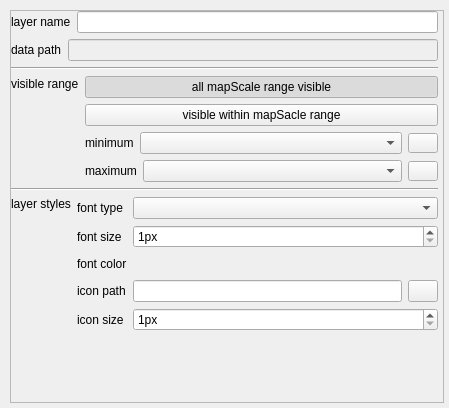
<?xml version="1.0" encoding="UTF-8"?>
<ui version="4.0">
 <class>CMapDotLayerPropertyWgt</class>
 <widget class="QWidget" name="CMapDotLayerPropertyWgt">
  <property name="geometry">
   <rect>
    <x>0</x>
    <y>0</y>
    <width>449</width>
    <height>408</height>
   </rect>
  </property>
  <property name="windowTitle">
   <string>CMapDotLayerPropertyWgt</string>
  </property>
  <property name="styleSheet">
   <string notr="true"/>
  </property>
  <layout class="QVBoxLayout" name="verticalLayout_6">
   <property name="spacing">
    <number>0</number>
   </property>
   <property name="leftMargin">
    <number>10</number>
   </property>
   <property name="topMargin">
    <number>10</number>
   </property>
   <property name="rightMargin">
    <number>5</number>
   </property>
   <property name="bottomMargin">
    <number>5</number>
   </property>
   <item>
    <widget class="QScrollArea" name="scrollArea">
     <property name="widgetResizable">
      <bool>true</bool>
     </property>
     <widget class="QWidget" name="scrollAreaWidgetContents">
      <property name="geometry">
       <rect>
        <x>0</x>
        <y>0</y>
        <width>432</width>
        <height>391</height>
       </rect>
      </property>
      <layout class="QVBoxLayout" name="verticalLayout">
       <property name="spacing">
        <number>6</number>
       </property>
       <property name="leftMargin">
        <number>0</number>
       </property>
       <property name="topMargin">
        <number>0</number>
       </property>
       <property name="rightMargin">
        <number>5</number>
       </property>
       <property name="bottomMargin">
        <number>5</number>
       </property>
       <item>
        <layout class="QHBoxLayout" name="horizontalLayout_3">
         <item>
          <widget class="QLabel" name="Lbl_layerName_2">
           <property name="sizePolicy">
            <sizepolicy hsizetype="Preferred" vsizetype="Preferred">
             <horstretch>0</horstretch>
             <verstretch>0</verstretch>
            </sizepolicy>
           </property>
           <property name="maximumSize">
            <size>
             <width>16777215</width>
             <height>16777215</height>
            </size>
           </property>
           <property name="text">
            <string>layer name</string>
           </property>
           <property name="alignment">
            <set>Qt::AlignLeading|Qt::AlignLeft|Qt::AlignVCenter</set>
           </property>
          </widget>
         </item>
         <item>
          <widget class="QLineEdit" name="pLayerNameEdit">
           <property name="sizePolicy">
            <sizepolicy hsizetype="Expanding" vsizetype="Fixed">
             <horstretch>0</horstretch>
             <verstretch>0</verstretch>
            </sizepolicy>
           </property>
           <property name="minimumSize">
            <size>
             <width>0</width>
             <height>0</height>
            </size>
           </property>
           <property name="maximumSize">
            <size>
             <width>16777215</width>
             <height>16777215</height>
            </size>
           </property>
           <property name="contextMenuPolicy">
            <enum>Qt::NoContextMenu</enum>
           </property>
          </widget>
         </item>
        </layout>
       </item>
       <item>
        <layout class="QHBoxLayout" name="horizontalLayout_10">
         <property name="spacing">
          <number>6</number>
         </property>
         <property name="sizeConstraint">
          <enum>QLayout::SetDefaultConstraint</enum>
         </property>
         <item>
          <widget class="QLabel" name="Lbl_layerPath_2">
           <property name="minimumSize">
            <size>
             <width>0</width>
             <height>0</height>
            </size>
           </property>
           <property name="maximumSize">
            <size>
             <width>16777215</width>
             <height>16777215</height>
            </size>
           </property>
           <property name="layoutDirection">
            <enum>Qt::LeftToRight</enum>
           </property>
           <property name="text">
            <string>data path</string>
           </property>
           <property name="alignment">
            <set>Qt::AlignLeading|Qt::AlignLeft|Qt::AlignVCenter</set>
           </property>
          </widget>
         </item>
         <item>
          <widget class="QLineEdit" name="pLayerPathEdit">
           <property name="enabled">
            <bool>false</bool>
           </property>
           <property name="minimumSize">
            <size>
             <width>0</width>
             <height>0</height>
            </size>
           </property>
           <property name="maximumSize">
            <size>
             <width>16777215</width>
             <height>16777215</height>
            </size>
           </property>
           <property name="contextMenuPolicy">
            <enum>Qt::NoContextMenu</enum>
           </property>
           <property name="readOnly">
            <bool>true</bool>
           </property>
          </widget>
         </item>
        </layout>
       </item>
       <item>
        <widget class="Line" name="line">
         <property name="orientation">
          <enum>Qt::Horizontal</enum>
         </property>
        </widget>
       </item>
       <item>
        <layout class="QHBoxLayout" name="horizontalLayout_4">
         <item>
          <layout class="QVBoxLayout" name="verticalLayout_3">
           <item>
            <widget class="QLabel" name="Lbl_visualAngle_2">
             <property name="text">
              <string>visible range</string>
             </property>
            </widget>
           </item>
           <item>
            <spacer name="verticalSpacer_2">
             <property name="orientation">
              <enum>Qt::Vertical</enum>
             </property>
             <property name="sizeType">
              <enum>QSizePolicy::Fixed</enum>
             </property>
             <property name="sizeHint" stdset="0">
              <size>
               <width>10</width>
               <height>90</height>
              </size>
             </property>
            </spacer>
           </item>
          </layout>
         </item>
         <item>
          <layout class="QVBoxLayout" name="verticalLayout_14">
           <item>
            <layout class="QVBoxLayout" name="verticalLayout_15">
             <item>
              <widget class="QPushButton" name="pAllVisible2DPushBtn">
               <property name="minimumSize">
                <size>
                 <width>0</width>
                 <height>20</height>
                </size>
               </property>
               <property name="text">
                <string>all mapScale range visible</string>
               </property>
               <property name="checkable">
                <bool>true</bool>
               </property>
               <property name="checked">
                <bool>true</bool>
               </property>
               <property name="autoExclusive">
                <bool>true</bool>
               </property>
              </widget>
             </item>
             <item>
              <widget class="QPushButton" name="pDotVisible2DPushBtn">
               <property name="minimumSize">
                <size>
                 <width>0</width>
                 <height>20</height>
                </size>
               </property>
               <property name="text">
                <string>visible within mapSacle range</string>
               </property>
               <property name="checkable">
                <bool>true</bool>
               </property>
               <property name="checked">
                <bool>false</bool>
               </property>
               <property name="autoExclusive">
                <bool>true</bool>
               </property>
              </widget>
             </item>
            </layout>
           </item>
           <item>
            <layout class="QHBoxLayout" name="horizontalLayout_15" stretch="0,1,0">
             <item>
              <widget class="QLabel" name="pMinRange2DLabel">
               <property name="sizePolicy">
                <sizepolicy hsizetype="Preferred" vsizetype="Fixed">
                 <horstretch>0</horstretch>
                 <verstretch>0</verstretch>
                </sizepolicy>
               </property>
               <property name="minimumSize">
                <size>
                 <width>0</width>
                 <height>20</height>
                </size>
               </property>
               <property name="text">
                <string>minimum</string>
               </property>
              </widget>
             </item>
             <item>
              <widget class="QComboBox" name="pMinVisibleCBBox"/>
             </item>
             <item>
              <widget class="QToolButton" name="pMin2DToolBtn">
               <property name="minimumSize">
                <size>
                 <width>30</width>
                 <height>20</height>
                </size>
               </property>
               <property name="maximumSize">
                <size>
                 <width>30</width>
                 <height>20</height>
                </size>
               </property>
               <property name="text">
                <string/>
               </property>
              </widget>
             </item>
            </layout>
           </item>
           <item>
            <layout class="QHBoxLayout" name="horizontalLayout_16" stretch="0,1,0">
             <item>
              <widget class="QLabel" name="pMaxRange2DLabel">
               <property name="sizePolicy">
                <sizepolicy hsizetype="Preferred" vsizetype="Fixed">
                 <horstretch>0</horstretch>
                 <verstretch>0</verstretch>
                </sizepolicy>
               </property>
               <property name="minimumSize">
                <size>
                 <width>0</width>
                 <height>20</height>
                </size>
               </property>
               <property name="text">
                <string>maximum</string>
               </property>
              </widget>
             </item>
             <item>
              <widget class="QComboBox" name="pMaxVisibleCBBox"/>
             </item>
             <item>
              <widget class="QToolButton" name="pMax2DToolBtn">
               <property name="minimumSize">
                <size>
                 <width>30</width>
                 <height>20</height>
                </size>
               </property>
               <property name="maximumSize">
                <size>
                 <width>30</width>
                 <height>20</height>
                </size>
               </property>
               <property name="text">
                <string/>
               </property>
              </widget>
             </item>
            </layout>
           </item>
          </layout>
         </item>
        </layout>
       </item>
       <item>
        <widget class="Line" name="line_2">
         <property name="orientation">
          <enum>Qt::Horizontal</enum>
         </property>
        </widget>
       </item>
       <item>
        <layout class="QHBoxLayout" name="horizontalLayout_9">
         <item>
          <layout class="QVBoxLayout" name="verticalLayout_2">
           <item>
            <widget class="QLabel" name="label">
             <property name="text">
              <string>layer styles</string>
             </property>
             <property name="alignment">
              <set>Qt::AlignLeading|Qt::AlignLeft|Qt::AlignTop</set>
             </property>
            </widget>
           </item>
          </layout>
         </item>
         <item>
          <layout class="QVBoxLayout" name="verticalLayout_4">
           <item>
            <layout class="QHBoxLayout" name="horizontalLayout_2" stretch="0,1">
             <item>
              <widget class="QLabel" name="Lbl_Font">
               <property name="minimumSize">
                <size>
                 <width>50</width>
                 <height>0</height>
                </size>
               </property>
               <property name="sizeIncrement">
                <size>
                 <width>0</width>
                 <height>0</height>
                </size>
               </property>
               <property name="text">
                <string>font type</string>
               </property>
              </widget>
             </item>
             <item>
              <widget class="QComboBox" name="pFontCBBox"/>
             </item>
            </layout>
           </item>
           <item>
            <layout class="QHBoxLayout" name="horizontalLayout_6" stretch="0,1">
             <item>
              <widget class="QLabel" name="Lbl_FontSize">
               <property name="minimumSize">
                <size>
                 <width>50</width>
                 <height>0</height>
                </size>
               </property>
               <property name="sizeIncrement">
                <size>
                 <width>0</width>
                 <height>0</height>
                </size>
               </property>
               <property name="text">
                <string>font size</string>
               </property>
              </widget>
             </item>
             <item>
              <widget class="QSpinBox" name="pFontSizeSpx">
               <property name="contextMenuPolicy">
                <enum>Qt::NoContextMenu</enum>
               </property>
               <property name="suffix">
                <string>px</string>
               </property>
               <property name="minimum">
                <number>1</number>
               </property>
               <property name="maximum">
                <number>80</number>
               </property>
              </widget>
             </item>
            </layout>
           </item>
           <item>
            <layout class="QHBoxLayout" name="horizontalLayout_7">
             <item>
              <widget class="QLabel" name="Lbl_FontColor">
               <property name="minimumSize">
                <size>
                 <width>50</width>
                 <height>0</height>
                </size>
               </property>
               <property name="sizeIncrement">
                <size>
                 <width>0</width>
                 <height>0</height>
                </size>
               </property>
               <property name="text">
                <string>font color</string>
               </property>
              </widget>
             </item>
             <item>
              <widget class="FxColorSelector" name="pFontColorWgt" native="true">
               <property name="sizePolicy">
                <sizepolicy hsizetype="Expanding" vsizetype="Preferred">
                 <horstretch>0</horstretch>
                 <verstretch>0</verstretch>
                </sizepolicy>
               </property>
               <property name="minimumSize">
                <size>
                 <width>0</width>
                 <height>20</height>
                </size>
               </property>
               <property name="maximumSize">
                <size>
                 <width>16777215</width>
                 <height>20</height>
                </size>
               </property>
              </widget>
             </item>
            </layout>
           </item>
           <item>
            <layout class="QHBoxLayout" name="horizontalLayout">
             <item>
              <widget class="QLabel" name="label_9">
               <property name="minimumSize">
                <size>
                 <width>50</width>
                 <height>0</height>
                </size>
               </property>
               <property name="text">
                <string>icon path</string>
               </property>
              </widget>
             </item>
             <item>
              <widget class="QLineEdit" name="pIconPathEdit">
               <property name="contextMenuPolicy">
                <enum>Qt::NoContextMenu</enum>
               </property>
              </widget>
             </item>
             <item>
              <widget class="QPushButton" name="pIconPathTBtn">
               <property name="maximumSize">
                <size>
                 <width>30</width>
                 <height>16777215</height>
                </size>
               </property>
               <property name="text">
                <string/>
               </property>
              </widget>
             </item>
            </layout>
           </item>
           <item>
            <layout class="QHBoxLayout" name="horizontalLayout_5" stretch="0,1">
             <item>
              <widget class="QLabel" name="label_2">
               <property name="minimumSize">
                <size>
                 <width>50</width>
                 <height>0</height>
                </size>
               </property>
               <property name="maximumSize">
                <size>
                 <width>50</width>
                 <height>16777215</height>
                </size>
               </property>
               <property name="text">
                <string>icon size</string>
               </property>
              </widget>
             </item>
             <item>
              <widget class="QSpinBox" name="pIconSizeSpx">
               <property name="sizePolicy">
                <sizepolicy hsizetype="Preferred" vsizetype="Fixed">
                 <horstretch>0</horstretch>
                 <verstretch>0</verstretch>
                </sizepolicy>
               </property>
               <property name="contextMenuPolicy">
                <enum>Qt::NoContextMenu</enum>
               </property>
               <property name="suffix">
                <string>px</string>
               </property>
               <property name="minimum">
                <number>1</number>
               </property>
               <property name="maximum">
                <number>256</number>
               </property>
              </widget>
             </item>
            </layout>
           </item>
          </layout>
         </item>
        </layout>
       </item>
       <item>
        <spacer name="verticalSpacer_3">
         <property name="orientation">
          <enum>Qt::Vertical</enum>
         </property>
         <property name="sizeHint" stdset="0">
          <size>
           <width>20</width>
           <height>0</height>
          </size>
         </property>
        </spacer>
       </item>
      </layout>
     </widget>
    </widget>
   </item>
  </layout>
 </widget>
 <layoutdefault spacing="6" margin="11"/>
 <customwidgets>
  <customwidget>
   <class>FxColorSelector</class>
   <extends>QWidget</extends>
   <header>FxColorPickerTool/FxColorSelector.h</header>
   <container>1</container>
  </customwidget>
 </customwidgets>
 <resources/>
 <connections/>
</ui>
